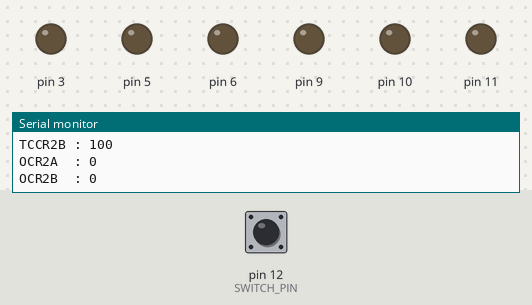
This sketch was run on a simulated Arduino Uno, built with avr-gcc and run on an emulated ATmega328P. Shown: output pins drawn as LEDs (lit = HIGH), the last lines printed to the serial monitor. Dashed ring = blinking. The test bench sets the inputs (shaded band); at power-on: pin 12 (SWITCH_PIN) LOW.

Above: at 1.2 s.
1.3 s: pin 12 (SWITCH_PIN) pulled HIGH for 1 s
At 2.8 s:
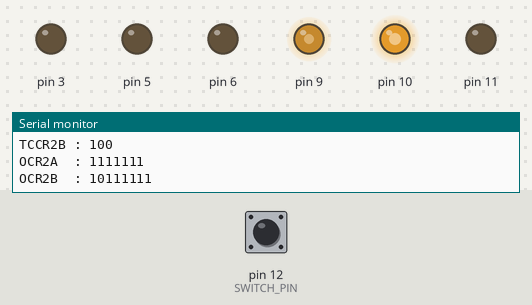
3.8 s: pin 12 (SWITCH_PIN) pulled HIGH for 0.15 s
At 5.1 s:
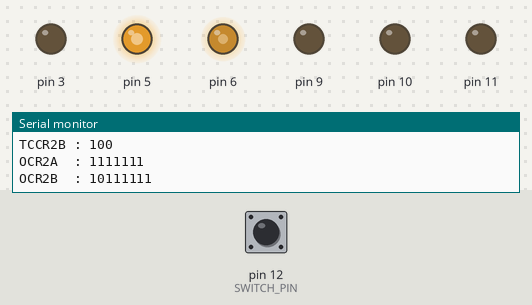
5.4 s: pin 12 (SWITCH_PIN) pulled HIGH for 3.2 s
At 6.28 s:
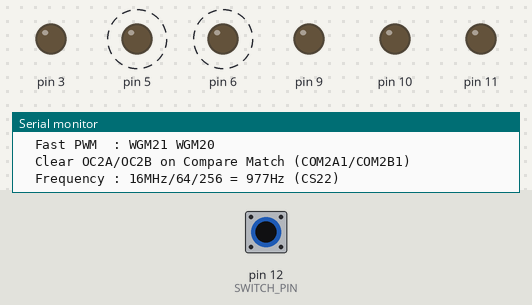
Timing chart, 0 to 10.1 s (numbered marks = the images above; inputs shaded):
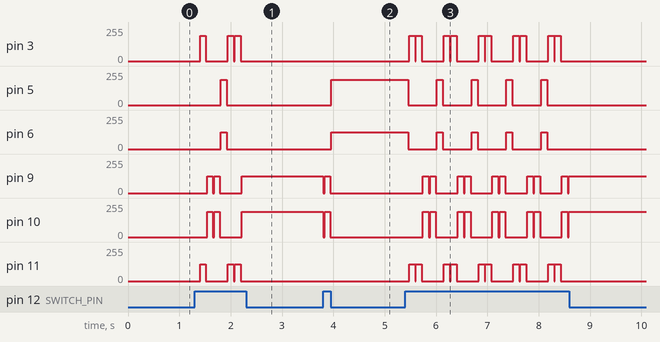

The sketch:

ATmega.ino
```cpp
/*

  AvrHardwarePWM/ATmega
  Demonstrate hardware PWM with the Arduino UNO/ATmega328

  For info and circuit diagrams see https://github.com/tardate/LittleArduinoProjects/tree/main/playground/AvrHardwarePWM

 */

#define SWITCH_PIN         (12)
#define SWITCH_READ_PERIOD (25000)

/*
 * initialise pins and Serial comms.
 * Send intial PWM register values to serial.
 */
void setup() {
  pinMode(SWITCH_PIN, INPUT);
  Serial.begin(115200);
  Serial.println("Reset..");
  printPwmRegisters();
}

/*
 * The main loop just watches for SWITCH_PIN button-presses
 */
void loop() {
  static int fudged_delay = 0;
  fudged_delay++;
  if (fudged_delay >= SWITCH_READ_PERIOD) {
    fudged_delay = 0;
    if (digitalRead(SWITCH_PIN)) nextMode();
  }
}

/*
 * switch to the next PWM mode
 */
void nextMode() {
  static int mode = 0;
  mode++;

  turnOffAllPwm();

  switch(mode) {
  case 1:
    demoTimer2b();
    break;
  case 2:
    demoTimer1a();
    break;
  case 3:
    demoTimer1b();
    break;
  case 4:
    demoTimer0a();
    break;
  default:
    demoTimer2a();
    mode = 0;
  }

  printPwmRegisters();
}

void demoTimer0a() {
  Serial.println("0a> Switching to Timer0 on pin 5, 6");
  Serial.println("  Fast PWM  : WGM01 WGM00");
  Serial.println("  Clear OC0A/OC0B on Compare Match, set OC0A/OC0B at BOTTOM (COM0A1/COM0B1)");
  Serial.println("  Frequency : 16MHz/64/256 = 977Hz (CS01 CS00)");
  Serial.println("  Pin 6     : (127+1)/256 = 50% duty cycle (OCR0A)");
  Serial.println("  Pin 5     : (191+1)/256 = 75% duty cycle (OCR0B)");

  pinMode(5, OUTPUT);
  pinMode(6, OUTPUT);

  TCCR0A = _BV(COM0A1) | _BV(COM0B1) | _BV(WGM01) | _BV(WGM00);
  TCCR0B = _BV(CS01) | _BV(CS00);
  OCR0A = 127;
  OCR0B = 191;
}

void demoTimer1a() {
  Serial.println("1a> Switching to Timer1 on pin 9, 10");
  Serial.println("  Fast PWM, 10-bit : WGM12 WGM11 WGM10");
  Serial.println("  Clear OC1A/OC1B on Compare Match, set OC1A/OC1B at BOTTOM (COM1A1/COM1B1)");
  Serial.println("  Frequency : 16MHz/8/0x3FF = 1955Hz (CS11)");
  Serial.println("  Pin 9     : (510+1)/0x3FF = 50% duty cycle (OCR1A)");
  Serial.println("  Pin 10    : (766+1)/0x3FF = 75% duty cycle (OCR1B)");

  pinMode(9, OUTPUT);
  pinMode(10, OUTPUT);

  TCCR1A = _BV(COM1A1) | _BV(COM1B1) | _BV(WGM11) | _BV(WGM10);
  TCCR1B = _BV(CS11) | _BV(WGM12);
  OCR1A = 510;
  OCR1B = 766;
}

void demoTimer1b() {
  Serial.println("1b> Switching to Timer1 on pin 9, 10");
  Serial.println("  Phase Correct PWM, 8-bit : WGM10");
  Serial.println("  Clear OC1A/OC1B on Compare Match, set OC1A/OC1B at BOTTOM (COM1A1/COM1B1)");
  Serial.println("  Frequency : 16MHz/8/0xFF/2 = 3906Hz (CS11)");
  Serial.println("  Pin 9     : (127)/0xFF = 50% duty cycle (OCR1A)");
  Serial.println("  Pin 10    : (191)/0xFF = 75% duty cycle (OCR1B)");

  pinMode(9, OUTPUT);
  pinMode(10, OUTPUT);

  TCCR1A = _BV(COM1A1) | _BV(COM1B1) | _BV(WGM10);
  TCCR1B = _BV(CS11);
  OCR1A = 127;
  OCR1B = 191;
}

void demoTimer2a() {
  Serial.println("2a> Switching to Timer2 on pin 3, 11");
  Serial.println("  Fast PWM  : WGM21 WGM20");
  Serial.println("  Clear OC2A/OC2B on Compare Match (COM2A1/COM2B1)");
  Serial.println("  Frequency : 16MHz/1/256 = 62.5kHz (CS20)");
  Serial.println("  Pin 11    : (127+1)/256 = 50% duty cycle (OCR2A)");
  Serial.println("  Pin 3     : (191+1)/256 = 75% duty cycle (OCR2B)");

  pinMode(3, OUTPUT);
  pinMode(11, OUTPUT);

  TCCR2A = _BV(COM2A1) | _BV(COM2B1) | _BV(WGM21) | _BV(WGM20);
  TCCR2B = _BV(CS20);
  OCR2A = 127;
  OCR2B = 191;
}

void demoTimer2b() {
  Serial.println("2b> Switching to Timer2 on pin 3, 11");
  Serial.println("  Fast PWM  : WGM21 WGM20");
  Serial.println("  Clear OC2A/OC2B on Compare Match (COM2A1/COM2B1)");
  Serial.println("  Frequency : 16MHz/64/256 = 977Hz (CS22)");
  Serial.println("  Pin 11    : (127+1)/256 = 50% duty cycle (OCR2A)");
  Serial.println("  Pin 3     : (191+1)/256 = 75% duty cycle (OCR2B)");

  pinMode(3, OUTPUT);
  pinMode(11, OUTPUT);

  TCCR2A = _BV(COM2A1) | _BV(COM2B1) | _BV(WGM21) | _BV(WGM20);
  TCCR2B = _BV(CS22);
  OCR2A = 127;
  OCR2B = 191;
}

/*
 * print all the PWM-related register current settings
 */
void printPwmRegisters() {
  Serial.print("GTCCR: "); Serial.println(GTCCR, BIN);

  Serial.print("TCCR0A : "); Serial.println(TCCR0A, BIN);
  Serial.print("TCCR0B : "); Serial.println(TCCR0B, BIN);
  Serial.print("OCR0A  : "); Serial.println(OCR0A, BIN);
  Serial.print("OCR0B  : "); Serial.println(OCR0B, BIN);

  Serial.print("TCCR1A : "); Serial.println(TCCR1A, BIN);
  Serial.print("TCCR1B : "); Serial.println(TCCR1B, BIN);
  Serial.print("OCR1A  : "); Serial.println(OCR1A, BIN);
  Serial.print("OCR1B  : "); Serial.println(OCR1B, BIN);

  Serial.print("TCCR2A : "); Serial.println(TCCR2A, BIN);
  Serial.print("TCCR2B : "); Serial.println(TCCR2B, BIN);
  Serial.print("OCR2A  : "); Serial.println(OCR2A, BIN);
  Serial.print("OCR2B  : "); Serial.println(OCR2B, BIN);

  Serial.print("\n");
}

/*
 * Turn off all PWM output.
 * Trick: digitalWrite turns off PWM output
 */
void turnOffAllPwm() {
  digitalWrite(3, LOW);
  digitalWrite(5, LOW);
  digitalWrite(6, LOW);
  digitalWrite(9, LOW);
  digitalWrite(10, LOW);
  digitalWrite(11, LOW);
}
```

Measured:
- after the input at 1.3 s, pin 3: 0/255 → 191/255 after 0.10 s, → 0/255 0.11 s later, → 191/255 0.42 s later, → 0/255 0.25 s later; pin 5: 0/255 → 191/255 after 0.51 s, → 0/255 0.12 s later
- after the input at 3.8 s, pin 5: 0/255 → 191/255 after 0.16 s; pin 6: 0/255 → 127/255 after 0.16 s; pin 9: 127/255 → 0/255 after 0.14 s; pin 10: 191/255 → 0/255 after 0.14 s
- after the input at 5.4 s, pin 3: 0/255 → 191/255 after 0.08 s, then repeats every 0.68 s: 0/255 0.02 s, 191/255 0.12 s, 0/255 0.43 s, 191/255 0.12 s, until it stays 0/255 from 8.4 s; pin 5: alternates 191/255 for 0.12 s and 0/255 for 0.56 s, 9 changes in all, then stays 0/255, starting after 0.06 s
